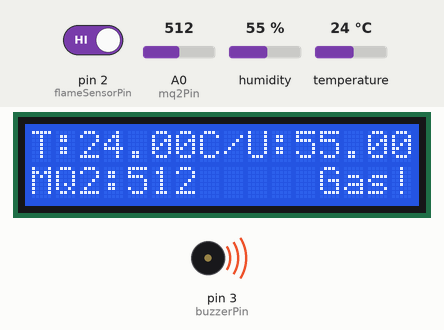
A sketch run on a simulated Arduino Uno, built with avr-gcc and run on an emulated ATmega328P. Shown: 16×2 character LCD, buzzer (waves = sounding). The test bench sets the inputs (shaded band); at power-on: pin 2 (flameSensorPin) HIGH, A0 (mq2Pin) = 512, temperature 24 °C, humidity 55 %. What the sketch prints to the serial monitor is not drawn.

Above: at 3.3 s.
3.4 s: pin 2 (flameSensorPin) driven LOW
At 5.5 s:
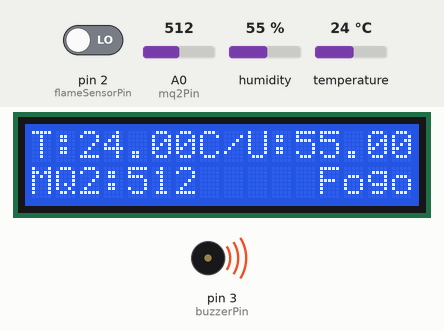
6.1 s: pin 2 (flameSensorPin) driven HIGH
At 6.6 s:
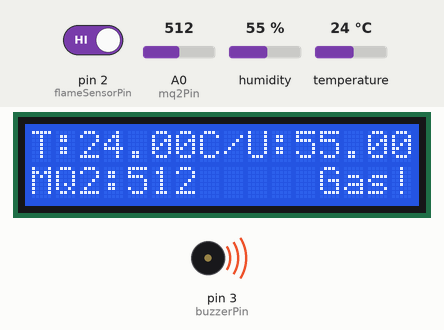
8.8 s: A0 (mq2Pin) set to 414
At 11.2 s:
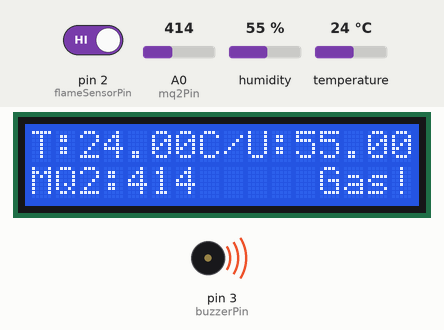
11.9 s: A0 (mq2Pin) set to 392
At 13.5 s:
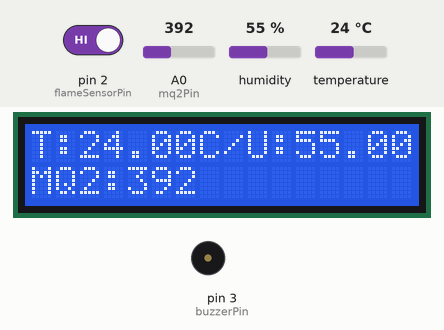
14.6 s: temperature set to 29 °C
At 16.9 s:
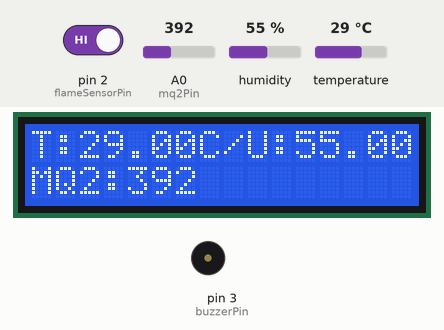
18.0 s: temperature set to 32 °C
At 19.2 s:
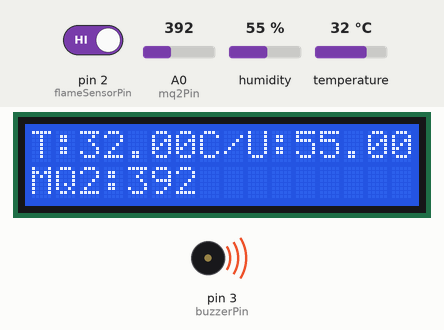
Timing chart, 0 to 21.0 s (numbered marks = the images above; inputs shaded):
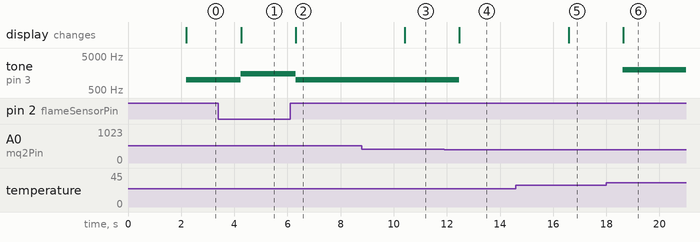

The sketch:

sensores.ino
```cpp
#include <Wire.h>
#include <LiquidCrystal_I2C.h>
#include <DHT.h>

// Configuração do display I2C
LiquidCrystal_I2C lcd(0x27, 16, 2);

// Definição dos pinos dos sensores e buzzer
const int mq2Pin = A0;        // Pino do MQ-2
const int flameSensorPin = 2; // Pino do sensor de chama
const int dhtPin = 4;         // Pino de dados do DHT11
const int buzzerPin = 3;      // Pino do buzzer (PWM)

// Limites de alerta
const int gasThreshold = 400;   // Limite do MQ-2 para acionar alerta
const float tempThreshold = 30; // Temperatura limite em °C para acionar alerta

// Configuração do DHT
#define DHTTYPE DHT11
DHT dht(dhtPin, DHTTYPE);

void setup() {
  Serial.begin(9600);

  // Configuração dos pinos
  pinMode(mq2Pin, INPUT);
  pinMode(flameSensorPin, INPUT);
  pinMode(buzzerPin, OUTPUT);

  // Inicialização do display LCD
  lcd.begin(16, 2);
  lcd.backlight();
  lcd.init();
  lcd.print("Iniciando...");
  delay(2000);
  lcd.clear();

  // Inicialização do sensor DHT11
  dht.begin();
}

void loop() {
  // Leitura do MQ-2
  int mq2Value = analogRead(mq2Pin);

  // Leitura de chama
  int flameValue = digitalRead(flameSensorPin);

  // Leitura do DHT11
  float temperature = dht.readTemperature();
  float humidity = dht.readHumidity();

  // Verifica se os dados do DHT11 são válidos
  if (isnan(temperature) || isnan(humidity)) {
    Serial.println("Erro ao ler o DHT11");
    lcd.setCursor(0, 0);
    lcd.print("Erro no DHT11");
  } else {
    // Exibe temperatura e umidade no Serial Monitor
    Serial.print("Temp: ");
    Serial.print(temperature);
    Serial.println(" C");

    Serial.print("Umidade: ");
    Serial.print(humidity);
    Serial.println(" %");

    // Exibe temperatura e umidade no LCD
    lcd.setCursor(0, 0);
    lcd.print("T:");
    lcd.print(temperature);
    lcd.print("C/");
    lcd.print("U:");
    lcd.print(humidity);
    lcd.print("%");

    // Alerta de temperatura alta
    if (temperature > tempThreshold) {
      tone(buzzerPin, 2000); // Ativa o buzzer com frequência de 2000 Hz
      Serial.println("Alerta: Temperatura alta!");
    }
  }

  // Exibe o valor do gás no monitor serial
  Serial.print("MQ-2: ");
  Serial.println(mq2Value);

  // Exibe o valor do MQ-2 no LCD
  lcd.setCursor(0, 1);
  lcd.print("MQ2:");
  lcd.print(mq2Value);

  // Alerta de gás
  if (mq2Value > gasThreshold) {
    tone(buzzerPin, 1000); // Ativa o buzzer com frequência de 1000 Hz
    lcd.setCursor(12, 1);
    lcd.print("Gas!");
    Serial.println("Alerta: Nivel de gas alto!");
  } else {
    lcd.setCursor(12, 1);
    lcd.print("    "); // Limpa o aviso de gás
  }

  // Alerta de chama
  if (flameValue == LOW) {
    tone(buzzerPin, 1500); // Ativa o buzzer com frequência de 1500 Hz
    lcd.setCursor(12, 1);
    lcd.print("Fogo!");
    Serial.println("Alerta: Chama detectada!");
  }

  // Desativa o buzzer se nenhum alerta estiver ativo
  if (mq2Value <= gasThreshold && temperature <= tempThreshold && flameValue != LOW) {
    noTone(buzzerPin); // Desliga o buzzer
  }

  delay(2000); // Atraso antes da próxima leitura
}
```

Measured:
- the behaviour switches between 401 and 400 on A0 (mq2Pin) (found by bisection; images 3 and 4)
- the behaviour switches between 30 and 31 °C on temperature (found by bisection; images 5 and 6)
- after the input at 3.4 s, tone on pin 3 (buzzerPin): 1000 Hz → 1500 Hz after 0.85 s; the display: changes after 0.85 s (image 1)
- after the input at 6.1 s, tone on pin 3 (buzzerPin): 1500 Hz → 1000 Hz after 0.20 s; the display: changes after 0.21 s (image 2)
- after the input at 8.8 s, the display: changes after 1.6 s (image 3)
- after the input at 11.9 s, tone on pin 3 (buzzerPin): 1000 Hz → silent after 0.57 s; the display: changes after 0.57 s (image 4)
- after the input at 14.6 s, the display: changes after 2.0 s (image 5)
- after the input at 18.0 s, tone on pin 3 (buzzerPin): silent → 2000 Hz after 0.62 s; the display: changes after 0.63 s (image 6)
